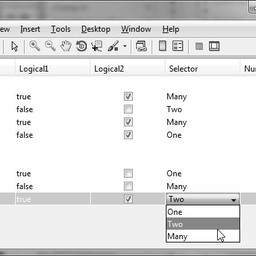
%> input picture playground/gui/treeTable.jpg (cropped and resized to the size of MATLAB's example picture, made grey), 256 x 256 px, given in place of cameraman.tif, which was not available
$ octave test_wiener.m   (GNU Octave 9; MATLAB toolbox functions it lacks are replaced by stand-ins)
%> lines starting %> are read from the running program, lines starting %| are printed output that depends on the picture; pictures that were not available may be replaced by others from this repository, and a replacement may not be noted
### ft2.m
function data=ft2(data)
    N=size(data,1);
    %works for uneven and even
    % index= mod((0:N-1)-double(rem(floor(N/2),N)), N)+1;
    %works only for even
    index=mod((0:N-1)-N/2,N)+1;
    data = data(index,index);
    data=fft2(data);
    data=data(index,index);
end

### ift2.m
function data=ift2(data)
    N=size(data,1);
    %works for even and uneven
    %     index= mod((0:N-1)-double(rem(ceil(N/2),N)), N)+1;
    %works for even only
    index=mod((0:N-1)-N/2,N)+1;
    data = data(index,index);
    data=ifft2(data);
    data=data(index,index);
end

### helper/pad2size.m
function output=pad2size(input,tosize,val)
    tosize=[0,0]+tosize;
    if nargin<3||val==0
        output=zeros(tosize,'like',input);
    else
      output=zeros(tosize,'like',input)+val;
    end

    diff=tosize-size(input);
    if ~(diff>=0)
        error('shrinking not supported')
    end
    pad=ceil(diff/2);
%     idx=1+pad(1):pad(1)+size(input,1);
%     idy=1+pad(2):pad(2)+size(input,2);
    output(1+pad(1):pad(1)+size(input,1),1+pad(2):pad(2)+size(input,2))=input;
end

### recon/wiener.m
function [ output ] = wiener( input,h,noise )
    %Wiener deconvolution
    %                   H* S_signal
    % G     =  ------------------------------
    %            |H|^2 S_signal + S_noise
    %(allows complex h)
    %TODO pad2size
    %ft inputs
    H = ft2(h);
    Finput = ft2(input);

    %power spectral density of input image
    S = abs(Finput).^2;

    %power spectral density of noise
    if isscalar(noise)
        N=noise*S;
    else
        Fnoise = ft2(noise);
        N = abs(Fnoise).^2;
    end

    %wiener filter
    G =(conj(H).*S)./(abs(H).^2.*S+N);

    %deconvolution
    Foutput = Finput.*G;
    output = ift2(Foutput);


end

### playground/test_wiener.m
% Testbed for wiener deconvolution

close all
addpath('helper')
addpath('reconstruction')
ft =@(in) fftshift( fft(ifftshift(in)));
ift=@(in) fftshift(ifft(ifftshift(in)));

I = im2double(imread('cameraman.tif'));
%> I: size 256x256 double; min 0, max 1, mean 0.894
imshow(I);
title('Original Image (courtesy of MIT)');

LEN = 21;
THETA = 11;
scale=10;
PSF = fspecial('motion', LEN, THETA).*scale;
blurred = imfilter(I, PSF, 'conv', 'circular');
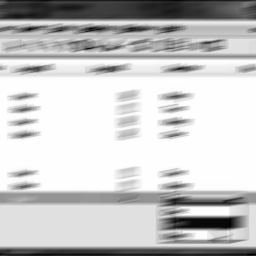
%> blurred: size 256x256 double; min 5.07, max 10, mean 8.94; drawn with min black and max white
figure, imshow(blurred)
PSF=PSF./sum(PSF(:));
noise_mean = 0;
noise_var = 0.0002;

blurred_noisy = scale*imnoise(blurred./scale, 'gaussian', ...
    noise_mean, noise_var);
noise=blurred_noisy-blurred;
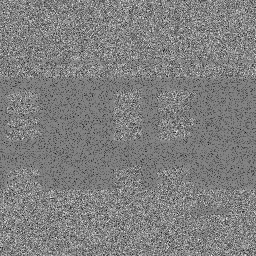
%> noise: size 256x256 double; min -0.601, max 0.558, mean -0.0209; drawn with min black and max white

figure, imagesc(blurred_noisy)
title('Simulate Blur and Noise')
colormap((colormap(gray)));colorbar;

estimated_nsr = noise_var / (var(I(:))/sum(PSF(:)));
%> estimated_nsr = 0.0077
cn=ift2(abs(ft2(noise)).^2);
ci=ift2(abs(ft2(I)).^2);
cb=ift2(abs(ft2(blurred_noisy)).^2);
%> in ft2 (call 3), `data = data(index,index);`:
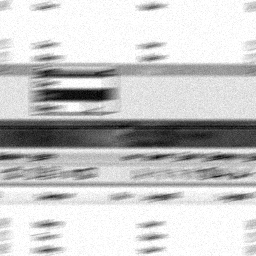
%> data: size 256x256 double; min 4.88, max 10, mean 8.92; mean of the top-left, top-right, bottom-left and bottom-right quarters 8.92, 9.26, 8.78, 8.7; drawn with min black and max white
%> in ift2 (call 3), `data=ifft2(data);`:
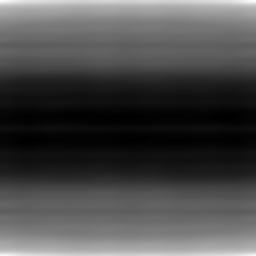
%> data: size 256x256 double; min 5163466.4, max 5320400, mean 5209443.8; drawn with min black and max white
%> in ift2 (call 3), `data=data(index,index);`:
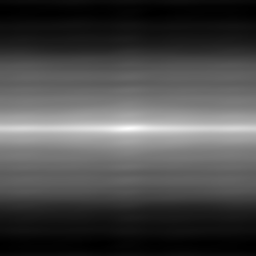
%> data: size 256x256 double; min 5163466.4, max 5320400, mean 5209443.8; mean of the top-left, top-right, bottom-left and bottom-right quarters 5208804.5, 5209087.6, 5210055.3, 5209827.8; drawn with min black and max white

wnr1 = wiener(blurred_noisy, pad2size(PSF,size(blurred_noisy)), estimated_nsr)./scale;
%> in ift2 (call 4), `data=ifft2(data);`:
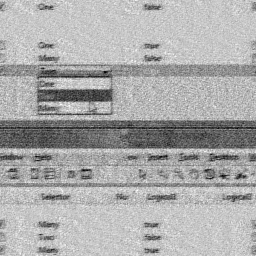
%> data: size 256x256 double; min 2.67, max 11.88, mean 8.85; drawn with min black and max white
%> in ift2 (call 4), `data=data(index,index);`:
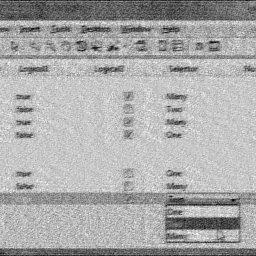
%> data: size 256x256 double; min 2.67, max 11.88, mean 8.85; mean of the top-left, top-right, bottom-left and bottom-right quarters 8.62, 8.7, 9.2, 8.87; drawn with min black and max white
wnr2 = deconvwnr(blurred_noisy, pad2size(PSF,size(blurred_noisy)),estimated_nsr)./scale;

deconvt=@(w,s)s*wiener(blurred_noisy, pad2size(PSF,size(blurred_noisy)),w);
mse=@(in)mean((in(:)-I(:)).^2);
options = optimset('TolFun',1e-18,'TolX',1e-8);
p=fminsearch(@(p)mse(deconvt(p(1),p(2))),[estimated_nsr,1/scale],options);
%> p = [0.0169 0.102]
ow=p(1);
%> ow = 0.0169
os=p(2);
%> os = 0.102
wnr3 =deconvt(ow,os);

figure, imagesc(wnr1)
title(strcat('wiener',num2str(mse(wnr1))));
colormap((colormap(gray)));colorbar;

figure, imagesc(wnr2)
title(strcat('deconvwnr',num2str(mse(wnr2))));
colormap((colormap(gray)));colorbar;

figure, imagesc(wnr3)
title(strcat('optim',num2str(mse(wnr3))));
colormap((colormap(gray)));colorbar;
